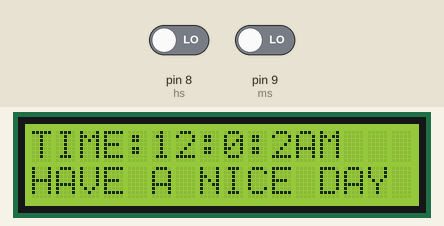
Recording of a sketch running on a simulated Arduino Uno, built with avr-gcc and run on an emulated ATmega328P. On the bench: 16×2 character LCD. The inputs (shaded band) are chosen by the test bench; at power-on: pin 8 (hs) LOW, pin 9 (ms) LOW.

Above: at 1.2 s.
1.3 s: pin 8 (hs) driven HIGH
At 2.8 s:
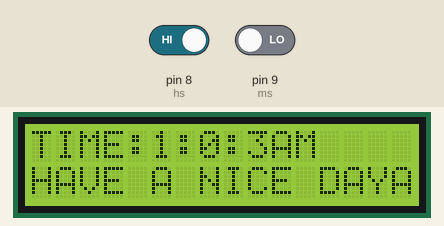
5.5 s: pin 8 (hs) driven LOW
At 6.9 s:
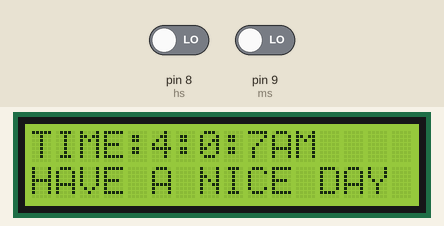
9.7 s: pin 9 (ms) driven HIGH
At 10.9 s:
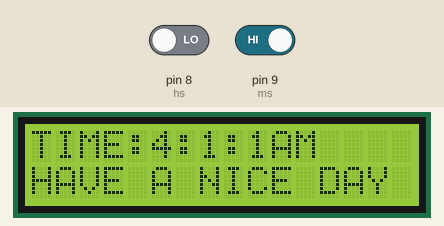
12.6 s: pin 9 (ms) driven LOW
At 13.9 s:
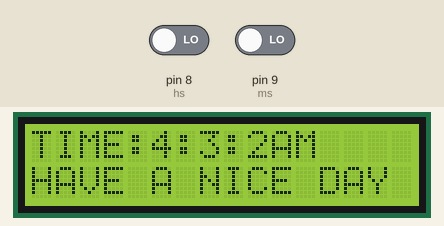
15.6 s: pin 8 (hs) driven HIGH
At 16.9 s:
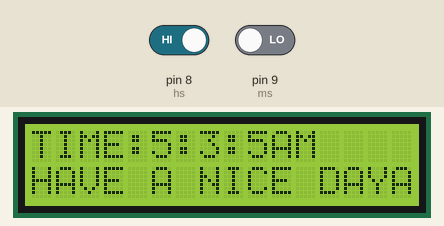
18.6 s: pin 9 (ms) driven HIGH
At 24.0 s:
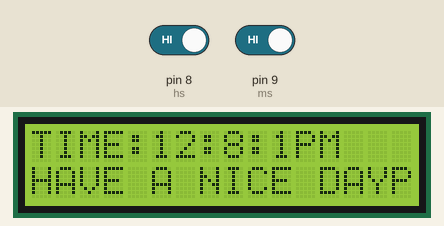
Timing chart, 0 to 24.7 s (numbered marks = the images above; inputs shaded):
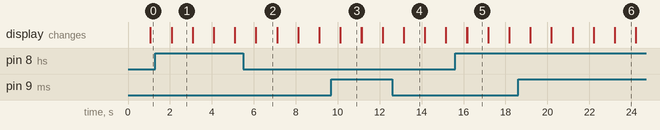

The sketch:

clock_with_have_a_nice_day.ino
```cpp
//CODE MADE BY 'JTB - ALWAYS BETTER'
//YOU CAN ALWAYS MODIFY IT
#include <LiquidCrystal.h>
LiquidCrystal
lcd(12,11,5,4,3,2);
int h=12;
int m;
int s;
int flag;
int TIME;
const int hs=8;
const int ms=9;
int state1;
int state2;
void setup()
{
 lcd.begin(16,2);
}
void loop()
{
lcd.setCursor(0,0);
s=s+1;
lcd.print("TIME:");
lcd.print(h);
lcd.print(":");
lcd.print(m);
lcd.print(":");
lcd.print(s);
if(flag<12)lcd.print("AM");
if(flag==12)lcd.print("PM");
if(flag>12)lcd.print("PM");
if(flag==24)flag=0;
delay(1000);
lcd.clear();
if(s==60){
 s=0;
 m=m+1;
}
if(m==60)
{
 m=0;
 h=h+1;
 flag=flag+1;
}
if(h==13)
{
 h=1;
}
lcd.setCursor(0,1);
lcd.print("HAVE A NICE DAY");
//-------Time
// setting-------//
state1=digitalRead(hs);
if(state1==1)
{
 h=h+1;
 flag=flag+1;
 if(flag<12)lcd.print("AM");
 if(flag==12)lcd.print("PM");
 if(flag>12)lcd.print("PM");
 if(flag==24)flag=0;
 if(h==13)h=1;
}
state2=digitalRead(ms);
if(state2==1){
 s=0;
 m=m+1;
}
}
```

Measured:
- after the input at 1.3 s, the display: first changes after 0.78 s (image 1 shows a later state)
- after the input at 5.5 s, the display: first changes after 0.60 s (image 2 shows a later state)
- after the input at 15.6 s, the display: first changes after 0.56 s (image 5 shows a later state)
- what the display in image 1 shows lasts 1.0 s, from 2.1 s to 3.1 s
